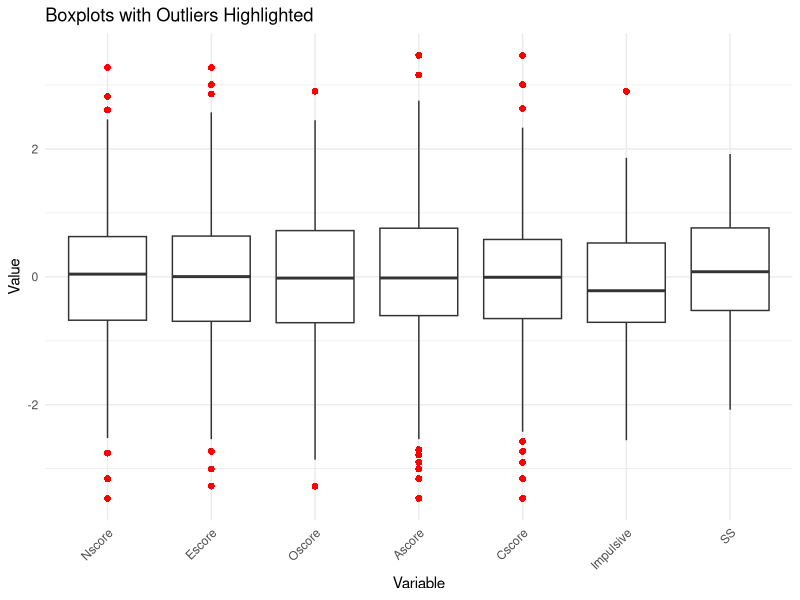
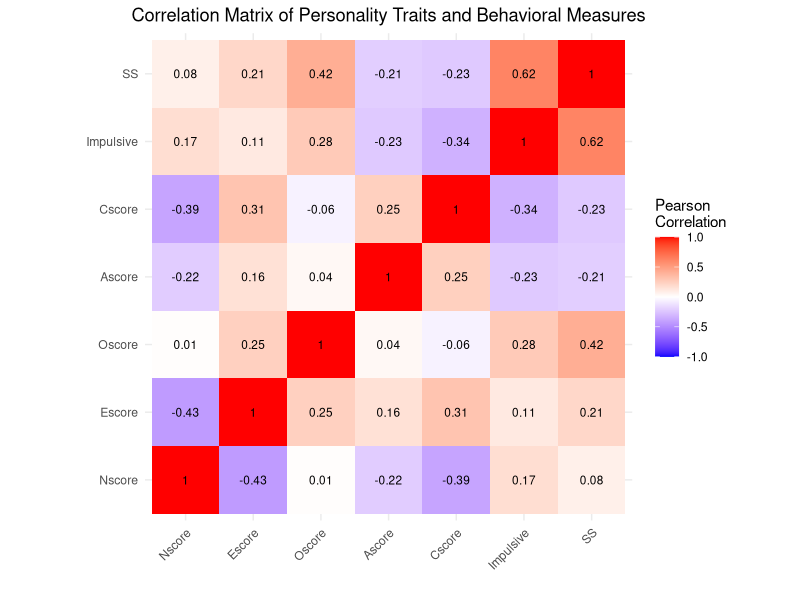

Source code (R) for these figures, in order:
## ---- chunk 1
knitr::opts_chunk$set(echo = TRUE)
## ---- chunk 2
# Load required libraries
library(dplyr)
library(ggplot2)
library(reshape2)
## ---- chunk 3
# Read the CSV file
drug_data <- read.csv("Data/drug_consumption.csv")
## ---- chunk 4
###############################################################################
# Define mappings and column information
###############################################################################

# Column names for the dataset
column_names <- c(
  "Index", "ID", "Age", "Gender", "Education", "Country", "Ethnicity", 
  "Nscore", "Escore", "Oscore", "Ascore", "Cscore", "Impulsive", "SS", 
  "Alcohol", "Amphet", "Amyl", "Benzos", "Caff", "Cannabis", "Choc", "Coke", 
  "Crack", "Ecstasy", "Heroin", "Ketamine", "Legalh", "LSD", "Meth", 
  "Mushrooms", "Nicotine", "Semer", "VSA"
)

# Drug column names
drug_columns <- c(
  "Alcohol", "Amphet", "Amyl", "Benzos", "Caff", "Cannabis", 
  "Choc", "Coke", "Crack", "Ecstasy", "Heroin", "Ketamine", 
  "Legalh", "LSD", "Meth", "Mushrooms", "Nicotine", "Semer", "VSA"
)

# Mapping of drug consumption classes to their meanings
consumption_mapping <- c(
  "CL0" = "Never Used",
  "CL1" = "Used over a Decade Ago",
  "CL2" = "Used in Last Decade", 
  "CL3" = "Used in Last Year",
  "CL4" = "Used in Last Month",
  "CL5" = "Used in Last Week",
  "CL6" = "Used in Last Day"
)

# Map Age values to their meaning
age_mapping <- c(
  "-0.95197" = "18-24",
  "-0.07854" = "25-34",
  "0.49788" = "35-44",
  "1.09449" = "45-54",
  "1.82213" = "55-64",
  "2.59171" = "65+"
)

# Map Gender values to their meaning
gender_mapping <- c(
  "0.48246" = "Female",
  "-0.48246" = "Male"
)

# Map Education values to their meaning
education_mapping <- c(
  "-2.43591" = "Left school before 16 years",
  "-1.73790" = "Left school at 16 years",
  "-1.43719" = "Left school at 17 years",
  "-1.22751" = "Left school at 18 years",
  "-0.61113" = "Some college or university, no certificate or degree",
  "-0.05921" = "Professional certificate/diploma",
  "0.45468" = "University degree",
  "1.16365" = "Masters degree",
  "1.98437" = "Doctorate degree"
)

# Map Country values to their meaning
country_mapping <- c(
  "-0.09765" = "Australia",
  "0.24923" = "Canada",
  "-0.46841" = "New Zealand",
  "-0.28519" = "Other",
  "0.21128" = "Republic of Ireland",
  "0.96082" = "UK",
  "-0.57009" = "USA"
)

# Map Ethnicity values to their meaning
ethnicity_mapping <- c(
  "-0.50212" = "Asian",
  "-1.10702" = "Black",
  "1.90725" = "Mixed-Black/Asian",
  "0.12600" = "Mixed-White/Asian",
  "-0.22166" = "Mixed-White/Black",
  "0.11440" = "Other",
  "-0.31685" = "White"
)
## ---- chunk 5
###############################################################################
# Data Processing
###############################################################################

# Rename the columns 
colnames(drug_data) <- column_names

# Convert demographic columns to descriptive values
drug_data$Age <- age_mapping[as.character(drug_data$Age)]
drug_data$Gender <- gender_mapping[as.character(drug_data$Gender)]
drug_data$Education <- education_mapping[as.character(drug_data$Education)]
drug_data$Country <- country_mapping[as.character(drug_data$Country)]
drug_data$Ethnicity <- ethnicity_mapping[as.character(drug_data$Ethnicity)]

# Convert all drug consumption columns to descriptive values
for (col in drug_columns) {
  drug_data[[col]] <- consumption_mapping[as.character(drug_data[[col]])]
}
## ---- chunk 6
###############################################################################
# Data Cleaning - Missing values
###############################################################################

# Remove unnecessary column
drug_data <- drug_data[, -which(names(drug_data) == "ID")]

# Check for NA values in each column
na_by_column <- sapply(drug_data, function(x) sum(is.na(x)))
cat("NA values by column:\n")

# Print only columns with NA values
print(na_by_column[na_by_column > 0])  
cat("\n")
## ---- chunk 7
# Replace NA values with "Not Provided"
drug_data$Education[is.na(drug_data$Education)] <- "Not Provided"
drug_data$Ethnicity[is.na(drug_data$Ethnicity)] <- "Not Provided"

# Save the updated dataframe back to CSV
write.csv(drug_data, "Data/cleaned.csv")
## ---- chunk 8
###############################################################################
# Data Cleaning - Looking for outliers
###############################################################################
# Define numeric columns for outlier analysis
numeric_cols <- c("Nscore", "Escore", "Oscore", "Ascore", "Cscore", "Impulsive", "SS")

# Function to identify outliers using IQR method
identify_outliers_iqr <- function(x) {
  q1 <- quantile(x, 0.25, na.rm = TRUE)
  q3 <- quantile(x, 0.75, na.rm = TRUE)
  iqr <- q3 - q1
  lower_bound <- q1 - 1.5 * iqr
  upper_bound <- q3 + 1.5 * iqr
  
  return(data.frame(
    min = min(x, na.rm = TRUE),
    q1 = q1,
    median = median(x, na.rm = TRUE),
    mean = mean(x, na.rm = TRUE),
    q3 = q3,
    max = max(x, na.rm = TRUE),
    iqr = iqr,
    lower_bound = lower_bound,
    upper_bound = upper_bound,
    n_outliers_below = sum(x < lower_bound, na.rm = TRUE),
    n_outliers_above = sum(x > upper_bound, na.rm = TRUE),
    total_outliers = sum(x < lower_bound | x > upper_bound, na.rm = TRUE),
    outlier_percentage = round(100 * sum(x < lower_bound | x > upper_bound, na.rm = TRUE) / length(x[!is.na(x)]), 2)
  ))
}

# Apply outlier detection to all numeric columns
outlier_summary <- data.frame()
for (col in numeric_cols) {
  result <- identify_outliers_iqr(drug_data[[col]])
  result$variable <- col
  outlier_summary <- rbind(outlier_summary, result)
}

# Create a function to visualize outliers with boxplots
plot_outliers <- function(drug_data, columns) {
  # Explicitly use reshape2::melt to avoid namespace issues
  melted_data <- reshape2::melt(drug_data[, columns], id.vars = NULL)
  
  # Create boxplot
  ggplot(melted_data, aes(x = variable, y = value)) +
    geom_boxplot(outlier.colour = "red", outlier.shape = 16, outlier.size = 2) +
    theme_minimal() +
    labs(title = "Boxplots with Outliers Highlighted",
         x = "Variable",
         y = "Value") +
    theme(axis.text.x = element_text(angle = 45, hjust = 1))
}

# Visualize outliers
plot_outliers(drug_data, numeric_cols)
## ---- chunk 9
# Calculate the correlation matrix
cor_matrix <- cor(drug_data[numeric_cols], use = "pairwise.complete.obs")

# Convert the correlation matrix to a data frame for ggplot
cor_df <- melt(cor_matrix)
names(cor_df) <- c("Var1", "Var2", "Correlation")

# Create a ggplot2 correlation heatmap
ggplot(data = cor_df, aes(x = Var1, y = Var2, fill = Correlation)) +
  geom_tile() +
  scale_fill_gradient2(low = "blue", high = "red", mid = "white", 
                       midpoint = 0, limit = c(-1,1), space = "Lab", 
                       name="Pearson\nCorrelation") +
  geom_text(aes(label = round(Correlation, 2)), color = "black", size = 3) +
  theme_minimal() +
  theme(
    axis.text.x = element_text(angle = 45, vjust = 1, hjust = 1),
    plot.title = element_text(hjust = 0.5)
  ) +
  coord_fixed() +
  labs(
    title = "Correlation Matrix of Personality Traits and Behavioral Measures",
    x = "",
    y = ""
  )
